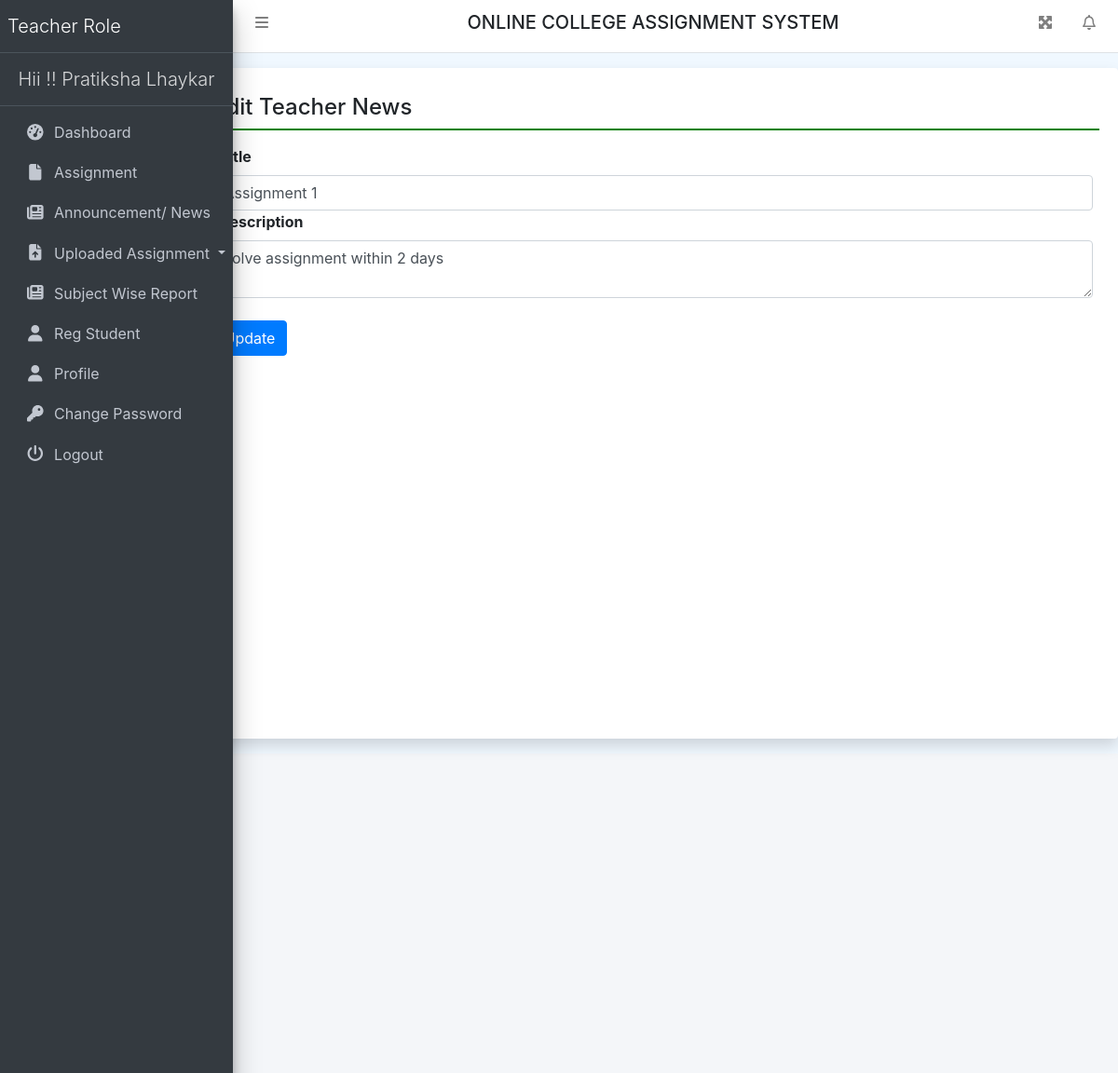
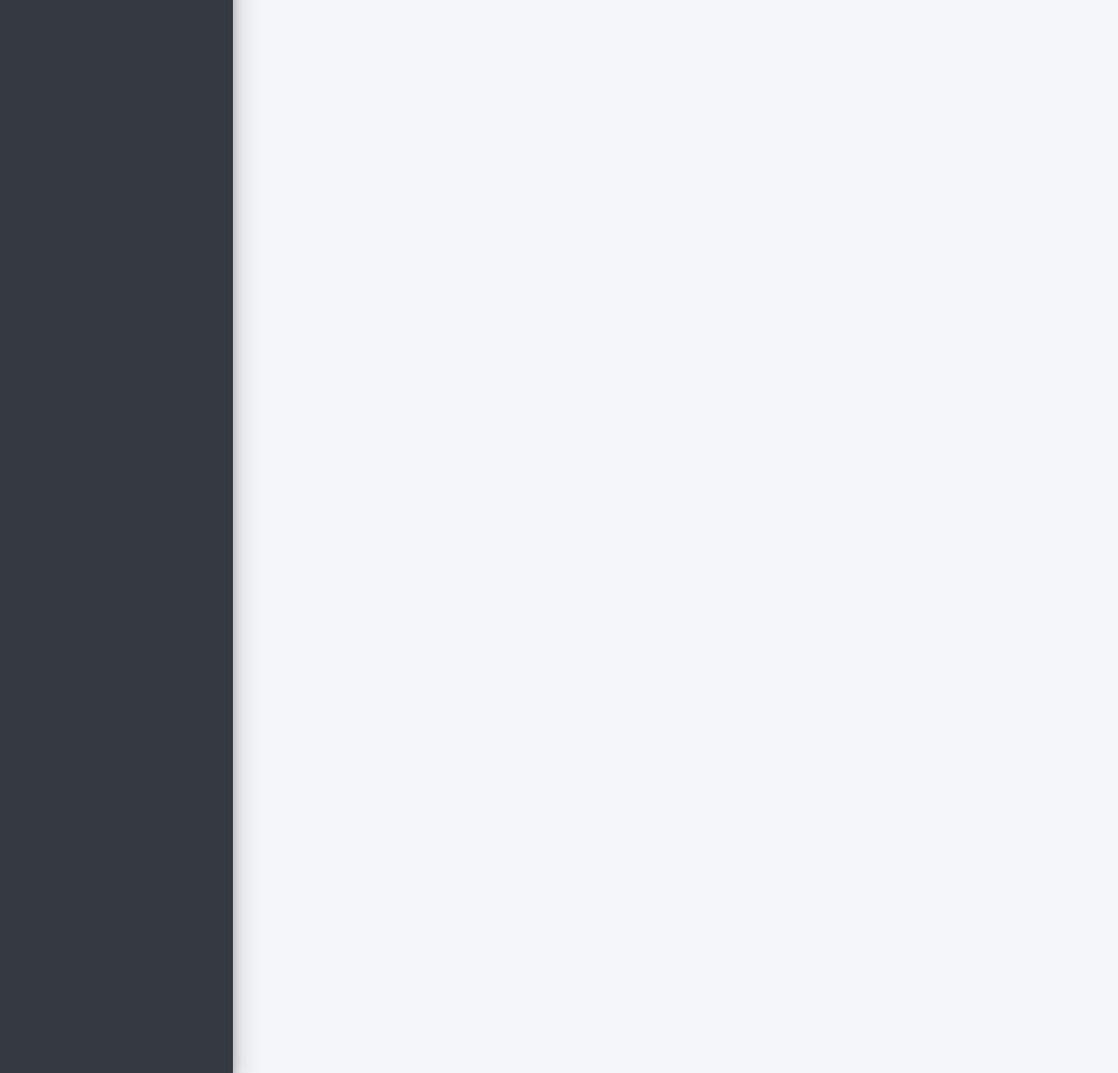
The app's page /editTeacherNews/9 (signed in) with its own data (2 pictures, top to bottom).
### collegeAssignment/models.py (models this page shows, shortened)
class Newsbyteacher(models.Model):
    teacher = models.ForeignKey(Teacher, on_delete=models.CASCADE)
    Title = models.CharField(max_length=200, null=True)
    Description = models.CharField(max_length=500, null=True)
    CreationDate = models.DateTimeField(auto_now_add=True)

### collegeAssignment/views.py (the view, shortened to what this page needs)
# urls.py: path('editTeacherNews/<int:pid>', editTeacherNews, name='editTeacherNews'),
def editTeacherNews(request, pid):
    if not request.user.is_authenticated:
        return redirect('teacher_login')
    error = ""
    teacher = Teacher.objects.all()
    newsteacher = Newsbyteacher.objects.get(id=pid)
    return render(request, 'editTeacherNews.html', locals())

### collegeAssignment/templates/editTeacherNews.html (shortened to what this page needs)
{% extends 'teacherHeader.html' %}
{% block main %}
<div class="card shadow mt-3 offset-2" style="min-height: 90vh">
    <div class="card-body">
        <h4 class="p-2" style="border-bottom: 2px solid green;">Edit Teacher News</h4>
        <div class="container-fluid mt-3">
            <div class="form-group">
                <form method="post">
                    <label class="col-sm-4">Title</label>
                    <input type="text" name="Title" value="{{newsteacher.Title}}" class="form-control">
                    <label class="col-sm-4">Description</label>
                    <textarea name="Description" class="form-control">{{newsteacher.Description}}</textarea>
                    <br>
                    <input type="submit" value="Update" class="btn btn-primary">
                </form>
            </div>
        </div>
    </div>
</div>
{% endblock %}

### collegeAssignment/templates/teacherHeader.html (shortened to what this page needs)
{% load static %}
<html>
    <head runat="server">
        <link href="{% static 'css/bootstrap.css' %}" rel="stylesheet" />
        <link href="{% static 'css/all.css' %}" rel="stylesheet" />
        <link href="{% static 'css/adminlte.css' %}" rel="stylesheet" />
        <link href="{% static 'css/OverlayScrollbars.css' %}" rel="stylesheet" />
        <link rel="stylesheet" href="https://cdn.datatables.net/1.10.23/css/jquery.dataTables.min.css">
        <link rel="stylesheet" href="https://cdn.datatables.net/buttons/1.6.5/css/buttons.dataTables.min.css">
		<link rel="stylesheet" href="https://cdn.jsdelivr.net/npm/bootstrap-select@1.13.14/dist/css/bootstrap-select.min.css">
    </head>
    <body class="hold-transition sidebar-mini layout-fixed layout-navbar-fixed layout-footer-fixed">
        <nav class="main-header navbar navbar-expand navbar-white navbar-light">
            <ul class="navbar-nav">
                <li class="nav-item">
                    <a class="nav-link" data-widget="pushmenu" href="#" role="button"><i class="fas fa-bars"></i></a>
                </li>
            </ul>
            <h5 class="text-center text-uppercase" style="width:100%;">Online College Assignment System</h5>
            <ul class="navbar-nav ml-auto">
                <li class="nav-item">
                    <a class="nav-link" data-widget="fullscreen" href="#" role="button">
                        <i class="fas fa-expand-arrows-alt"></i>
                    </a>
                </li>
                <li class="nav-item dropdown">
                    <a class="nav-link" data-toggle="dropdown" href="#">
                        <i class="far fa-bell fas-shake animated"></i>
                    </a>
                </li>
            </ul>
        </nav>
        <aside class="main-sidebar sidebar-dark-primary elevation-4">
            <a href="{% url 'tdashboard' %}" class="brand-link">
                <span class="brand-text font-weight-light">Teacher Role</span>
            </a>
			<a href="{% url 'tdashboard' %}" class="brand-link">
                <center><span class="brand-text font-weight-light">Hii !! {{request.user.first_name}} {{request.user.last_name}} </span></center>
            </a>
            <div class="sidebar">
                <nav class="mt-2">
                    <ul class="nav nav-pills nav-sidebar flex-column" data-widget="treeview" role="menu" data-accordion="false">
                        <li class="nav-item"><a href="{% url 'tdashboard' %}" class="nav-link">
                    <i class="nav-icon fas fa-tachometer-alt"></i>
                    <p>Dashboard</p>
                </a></li>
                <li class="nav-item"><a href="{% url 'teacherAssignment' %}" class="nav-link">
							<i class="nav-icon fas fa-file"></i>
							<p>Assignment</p>
                </a></li>
                <li class="nav-item"><a href="{% url 'teacherNews' %}" class="nav-link">
							<i class="nav-icon fas fa-newspaper"></i>
							<p>Announcement/ News</p>
                </a></li>
                <li class="nav-item dropdown">
                    <a class="nav-link dropdown-toggle" href="#" id="navbarDropdown"
                       role="button" data-toggle="dropdown" aria-haspopup="true"
                       aria-expanded="false"> <i class="nav-icon fas fa-file-upload"></i> Uploaded Assignment </a>
                </li>
                <li class="nav-item"><a href="{% url 'subjectwiseReport' %}" class="nav-link">
							<i class="nav-icon fas fa-newspaper"></i>
							<p>Subject Wise Report</p>
                </a></li>
                <li class="nav-item"><a href="{% url 'regCoursewiseUser' %}" class="nav-link">
							<i class="nav-icon fas fa-user"></i>
							<p>Reg Student</p>
                </a></li>
                        <li class="nav-item"><a href="{% url 'teacherProfile' %}" class="nav-link">
							<i class="nav-icon fas fa-user"></i>
							<p>Profile</p>
                </a></li>
                        <li class="nav-item"><a href="{% url 'teacherchangePassword' %}" class="nav-link">
							<i class="nav-icon fas fa-key"></i>
							<p>Change Password</p>
                </a></li>
                        <li class="nav-item"><a href="/logout" class="nav-link">
							<i class="nav-icon fas fa-power-off"></i>
							<p>Logout</p>
                </a></li>
                    </ul>
                </nav>
            </div>
        </aside>
        {% block main %}
        {% endblock %}
        <div class="content-wrapper"></div>

### collegeAssignment/static/css/all.css (style rules this page uses)
.fa-bars:before { content: "\f0c9"; }
.fa-bell:before { content: "\f0f3"; }
.fa-file:before { content: "\f15b"; }
.fa-key:before { content: "\f084"; }
.fa-newspaper:before { content: "\f1ea"; }
.fa-power-off:before { content: "\f011"; }
.fa-user:before { content: "\f007"; }

### collegeAssignment/static/css/OverlayScrollbars.css (style rules this page uses)
.os-host, .os-host-textarea { position: relative; overflow: visible !important; -webkit-box-orient: vertical; -webkit-box-direction: normal; -ms-flex-direction: column; flex-direction: column; -ms-flex-wrap: nowrap; flex-wrap: nowrap; -webkit-box-pack: start; -ms-flex-pack: start; justify-content: flex-start; -ms-flex-line-pack: start; align-content: flex-start; -webkit-box-align: start; -ms-flex-align: start; -ms-grid-row-align: flex-start; align-items: flex-start; }

### collegeAssignment/templates/teacherHeader.html (style rules this page uses)
body { background-color: aliceblue; }

### records on screen
Newsbyteacher: Title "Assignment 1", Description "solve assignment within 2 days"

### other values on screen
{{ request.user.first_name }} "Pratiksha"
{{ request.user.last_name }} "Lhaykar"
